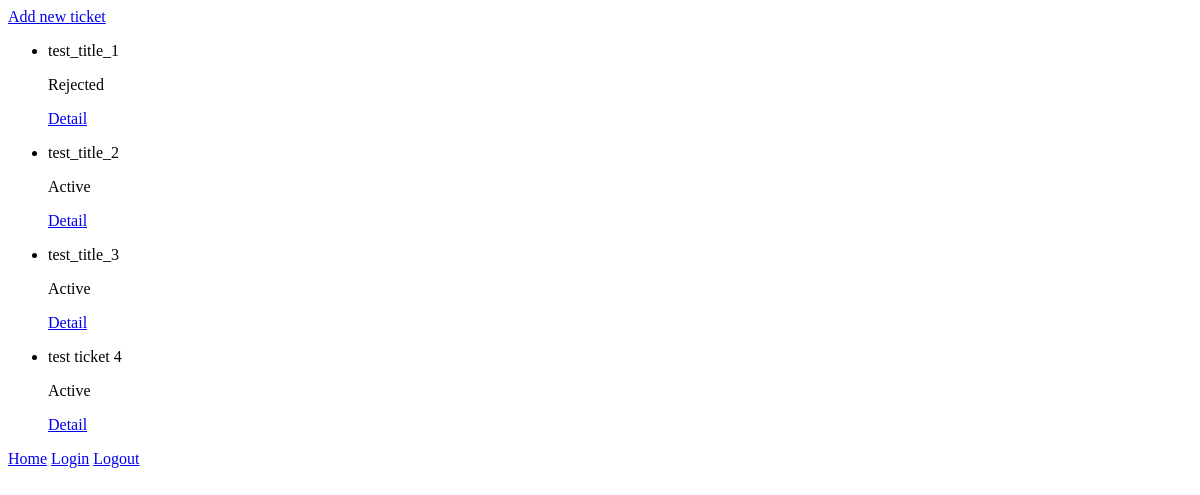
The page / (signed in) on the database as committed earlier.
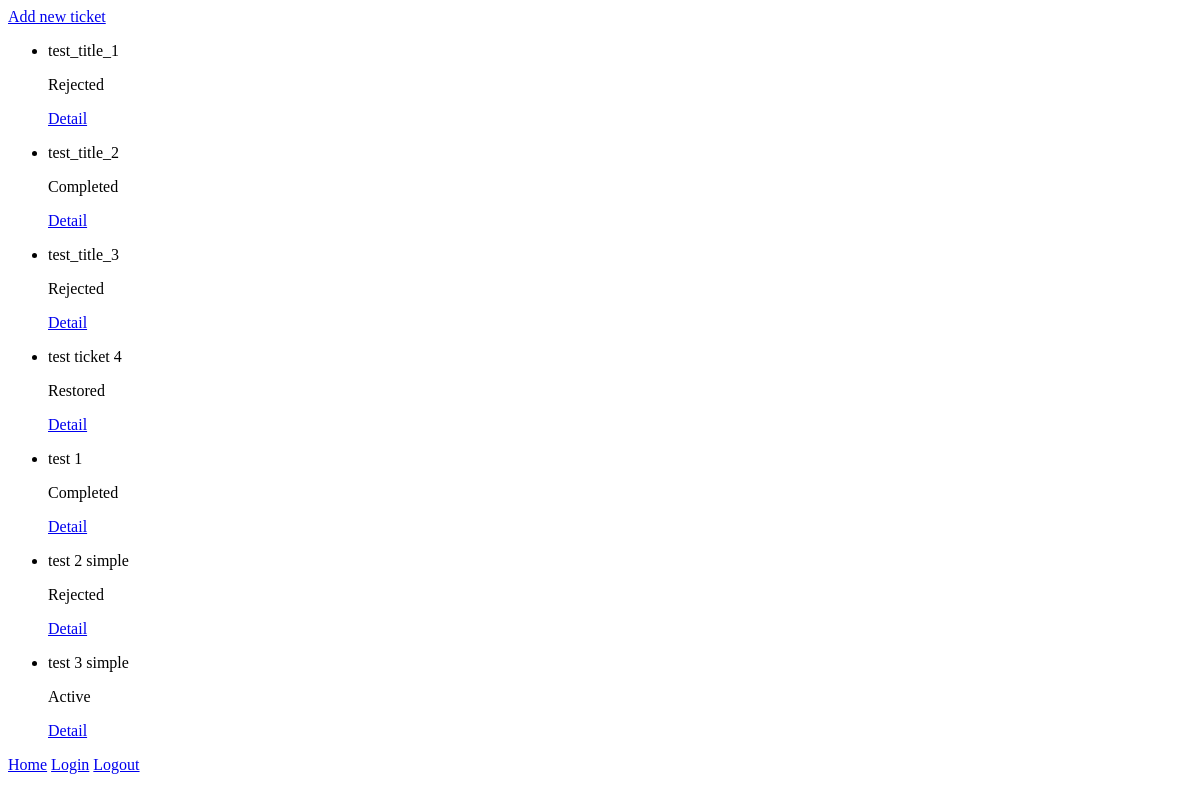
The same page on the database as committed later.
### helpdesk/models.py (models this page shows, shortened)
class Ticket(models.Model):
    HIGH_PRIORITY = 1
    MEDIUM_PRIORITY = 2
    LOW_PRIORITY = 3
    PRIORITY_CHOICES = [
        (HIGH_PRIORITY, 'High'),
        (MEDIUM_PRIORITY, 'Medium'),
        (LOW_PRIORITY, 'Low'),
    ]
    ACTIVE_STATUS = 1
    PROCESSED_STATUS = 2
    REJECTED_STATUS = 3
    RESTORED_STATUS = 4
    COMPLETED_STATUS = 5
    STATUS_CHOICES = [
        (ACTIVE_STATUS, 'Active'),
        (PROCESSED_STATUS, 'Processed'),
        (REJECTED_STATUS, 'Rejected'),
        (RESTORED_STATUS, 'Restored'),
        (COMPLETED_STATUS, 'Completed'),
    ]
    user = models.ForeignKey(CustomUser, related_name='tickets', on_delete=models.CASCADE)
    title = models.CharField(max_length=100)
    description = models.TextField()
    priority = models.PositiveSmallIntegerField(choices=PRIORITY_CHOICES, default=MEDIUM_PRIORITY)
    status = models.PositiveSmallIntegerField(choices=STATUS_CHOICES, default=ACTIVE_STATUS)
    created = models.DateTimeField(auto_now_add=True)
    class Meta:
        ordering = ['created']
        verbose_name = 'ticket'
        verbose_name_plural = 'tickets'

### helpdesk/views.py (the view)
# urls.py: path('', TicketListView.as_view(), name='home'),
class TicketListView(LoginRequiredMixin, ListView):
    login_url = reverse_lazy('login')
    model = Ticket
    template_name = 'helpdesk/home.html'
    queryset = Ticket.objects.all()
    def get_queryset(self):
        queryset = super().get_queryset()
        user = self.request.user
        if not user.is_superuser:
            return queryset.filter(user=user)
        return queryset

### helpdesk/templates/helpdesk/home.html
{% extends 'helpdesk/base.html' %}
{% block content %}
    <a href="{% url 'add_ticket' %}">Add new ticket</a>
    <br>
    <ul>
    {% for ticket in object_list %}
        <li>
            <p>{{ ticket.title }}</p>
            <p>{{ ticket.get_status_display }}</p>
            <p><a href="{% url 'detail_ticket' ticket.id %}">Detail</a></p>
        </li>
    {% endfor %}
    </ul>
{% endblock %}

Rows that differ between the two databases and show on the page:
changed Ticket "test_title_2": status "Active" → "Completed"
changed Ticket "test_title_3": status "Active" → "Rejected"
changed Ticket "test ticket 4": status "Active" → "Restored"
added Ticket: title "test 1", status "Completed"
added Ticket: title "test 2 simple", status "Rejected"
added Ticket: title "test 3 simple", status "Active"
